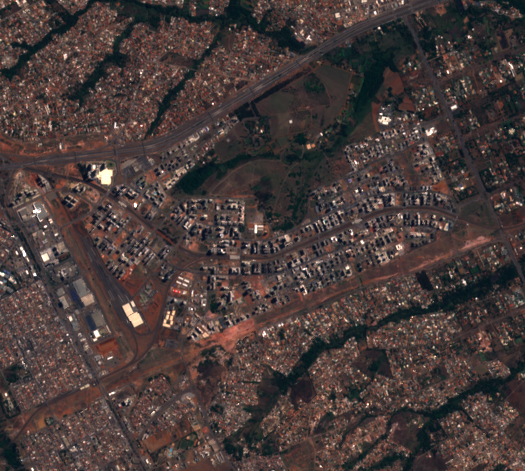
#> input picture train/img1/agu.png, 525 x 471 px; its folder holds only this picture in this run
$ python preprocess.py
#> lines starting #> are read from the running program, lines starting #| are printed output that depends on the picture
import cv2
import numpy as np
import random
import math
import os
def randomCrop(img,img1, mask, width, height):
    assert img.shape[0] >= height
    assert img.shape[1] >= width
    assert img1.shape[0] >= height
    assert img1.shape[1] >= width
    assert img.shape[0] == mask.shape[0]
    assert img.shape[1] == mask.shape[1]
    assert img1.shape[0] == mask.shape[0]
    assert img1.shape[1] == mask.shape[1]
    imgs=[]
    imgs1=[]
    masks=[]
    checkx=[]
    checky=[]
    total_w=np.sum(mask == 255)
    total_w=total_w/(1500*1500)
    n_white_pix = np.sum(mask == 255)
    n_black_pix = np.sum(mask == 0)
    total=(math.log(n_black_pix)/math.log(n_white_pix))*0.1
    print(total)
    for i in range(500):
        x = random.randint(0, img.shape[1] - width)
        y = random.randint(0, img.shape[0] - height)
        if(x in checkx or y in checky):
            continue
        checkx.append(x)
        checky.append(y)
        timg = img[y:y+height, x:x+width]
        timg1 = img1[y:y+height, x:x+width]
        tmask = mask[y:y+height, x:x+width]
        n_white_pix = np.sum(tmask >= 100)
        if(n_white_pix<10):
            continue
        imgs.append(timg)
        imgs1.append(timg1)
        masks.append(tmask)
    return imgs,imgs1, masks
filelist=os.listdir('train/img1/')
for i in range(len(filelist)):
    print(i)
    img11=cv2.imread("./train/img1/"+filelist[i])
#> img11 is the input picture: shape (471, 525, 3); mean B, G, R 58, 60, 72.4
    img12=cv2.imread("./train/img2/"+filelist[i])
    file=filelist[i]
    mask=cv2.imread("./train/mask/"+file,0)
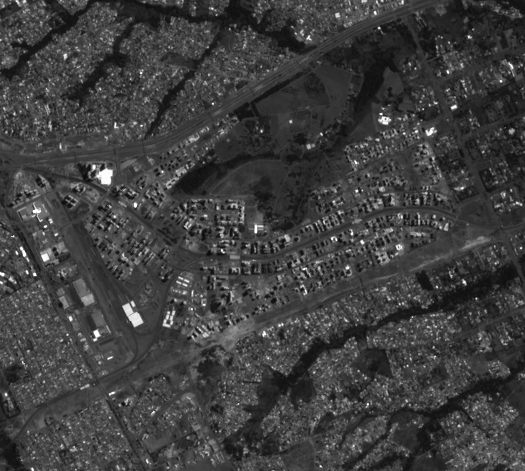
#> mask: shape (471, 525); min 11, max 255, mean 63
    print(img11.shape)
#| (471, 525, 3)
    print(mask.shape)
#| (471, 525)
    img1,img2,mask1=randomCrop(img11,img12, mask, 64, 64)
#> in randomCrop, `total_w=np.sum(mask == 255)`: total_w = 106
#> in randomCrop, `total_w=total_w/(1500*1500)`: total_w = 4.71e-05
#> in randomCrop, `n_white_pix = np.sum(mask == 255)`: n_white_pix = 106
#> in randomCrop, `n_black_pix = np.sum(mask == 0)`: n_black_pix = 0
#> (the run stopped early here; a loop or call above may not have finished)

$ run again, on train/img1/hk.png
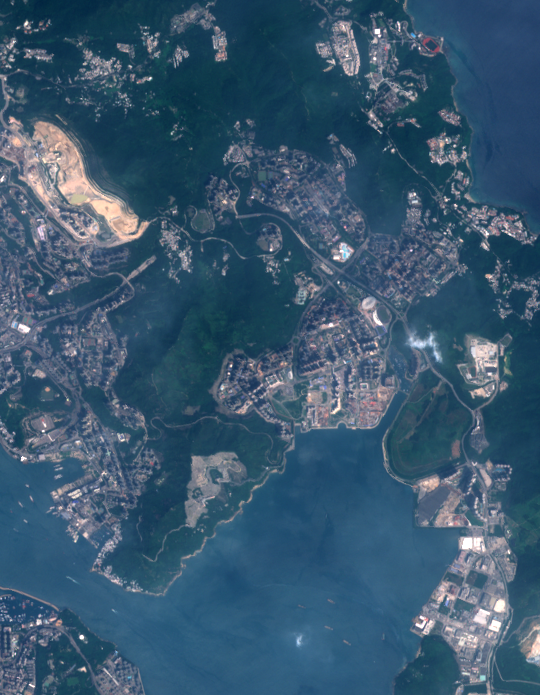
#> input picture train/img1/hk.png, 540 x 695 px
#> img11 is the input picture: shape (695, 540, 3); mean B, G, R 110.6, 87.4, 57.7
#> `mask=cv2.imread("./train/mask/"+file,0)`:
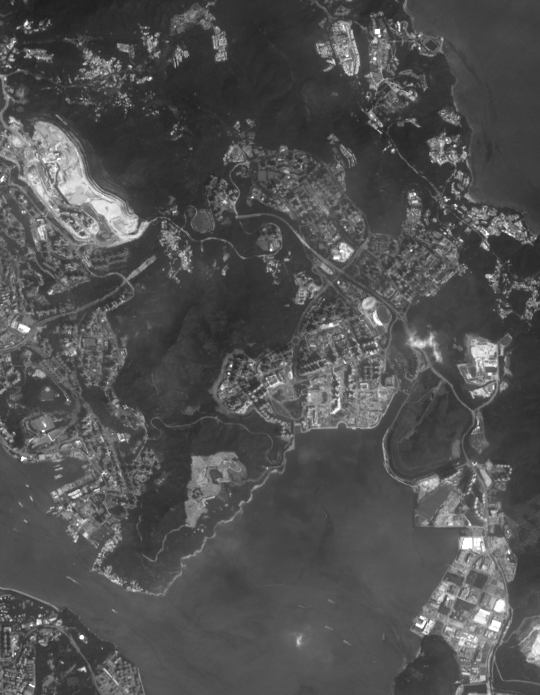
#> mask: shape (695, 540); min 28, max 255, mean 80.7
#| (695, 540, 3)
#| (695, 540)
#> in randomCrop, `total_w=np.sum(mask == 255)`: total_w = 290
#> in randomCrop, `total_w=total_w/(1500*1500)`: total_w = 0.000129
#> n_white_pix = 290
#> n_black_pix = 0

$ run again, on train/img1/mumbai.png
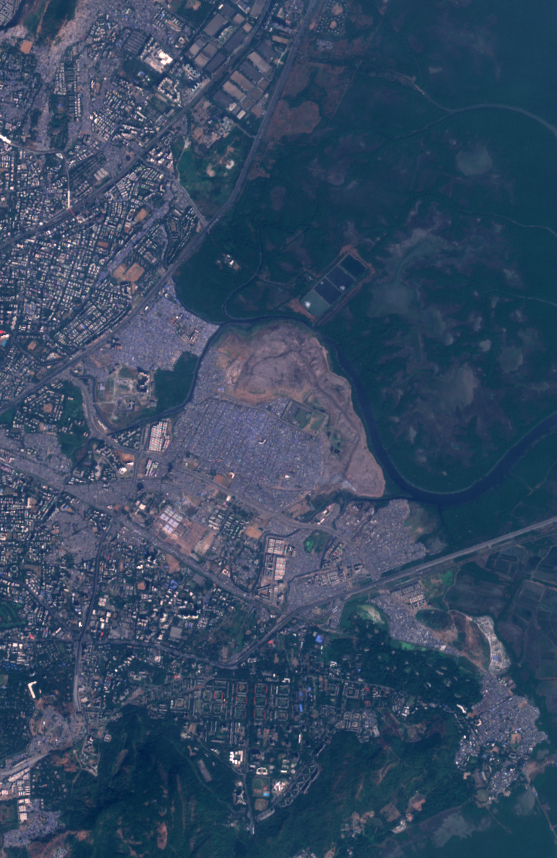
#> input picture train/img1/mumbai.png, 557 x 858 px
#> img11 is the input picture: shape (858, 557, 3); mean B, G, R 98.2, 73.4, 54.2
#> `mask=cv2.imread("./train/mask/"+file,0)`:
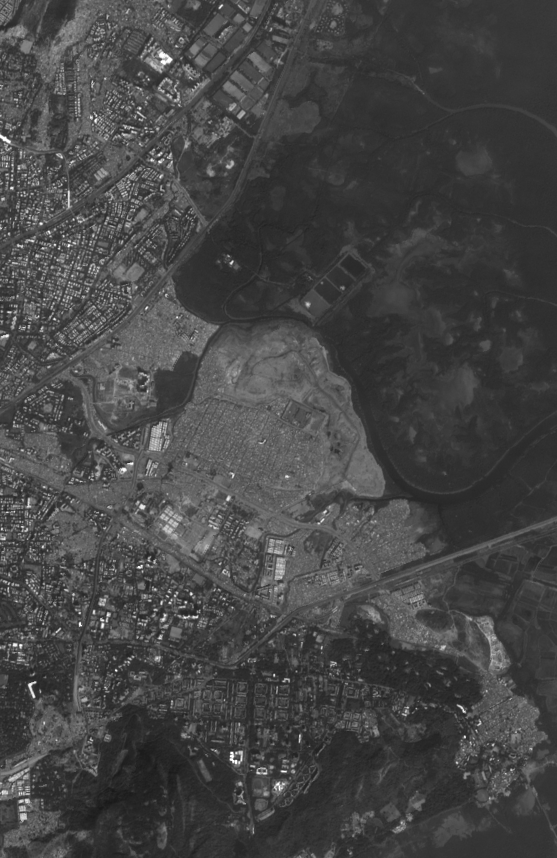
#> mask: shape (858, 557); min 25, max 255, mean 70
#| (858, 557, 3)
#| (858, 557)
#> in randomCrop, `total_w=np.sum(mask == 255)`: total_w = 37
#> in randomCrop, `total_w=total_w/(1500*1500)`: total_w = 1.64e-05
#> n_white_pix = 37
#> n_black_pix = 0

$ run again, on train/img1/beihai.png
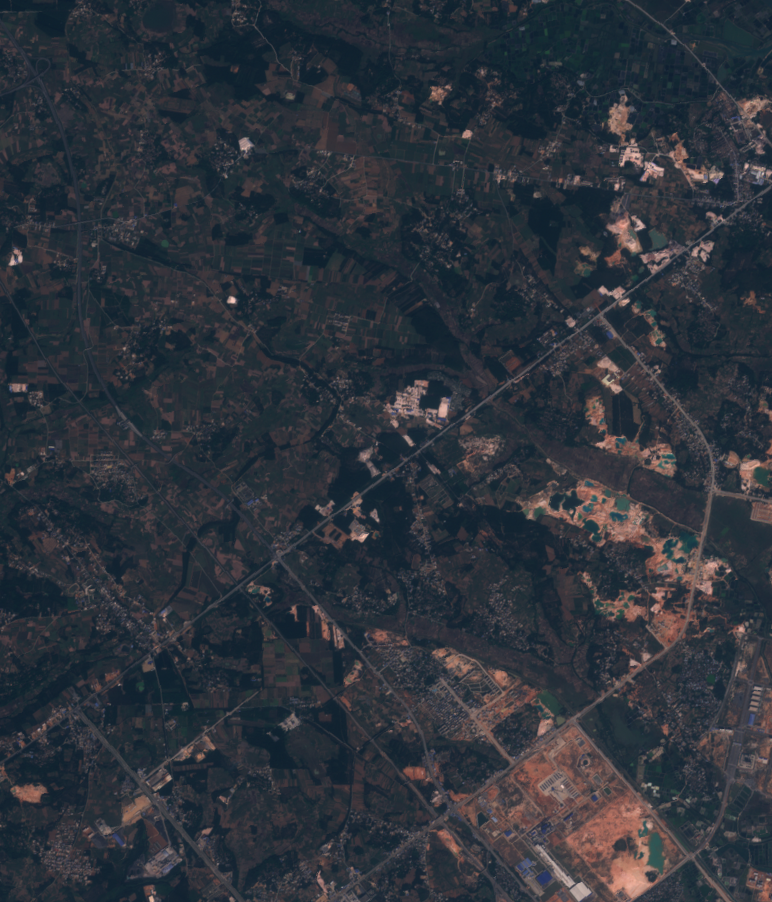
#> input picture train/img1/beihai.png, 772 x 902 px
#> img11 is the input picture: shape (902, 772, 3); mean B, G, R 59.5, 51.6, 46.6
#> `mask=cv2.imread("./train/mask/"+file,0)`:
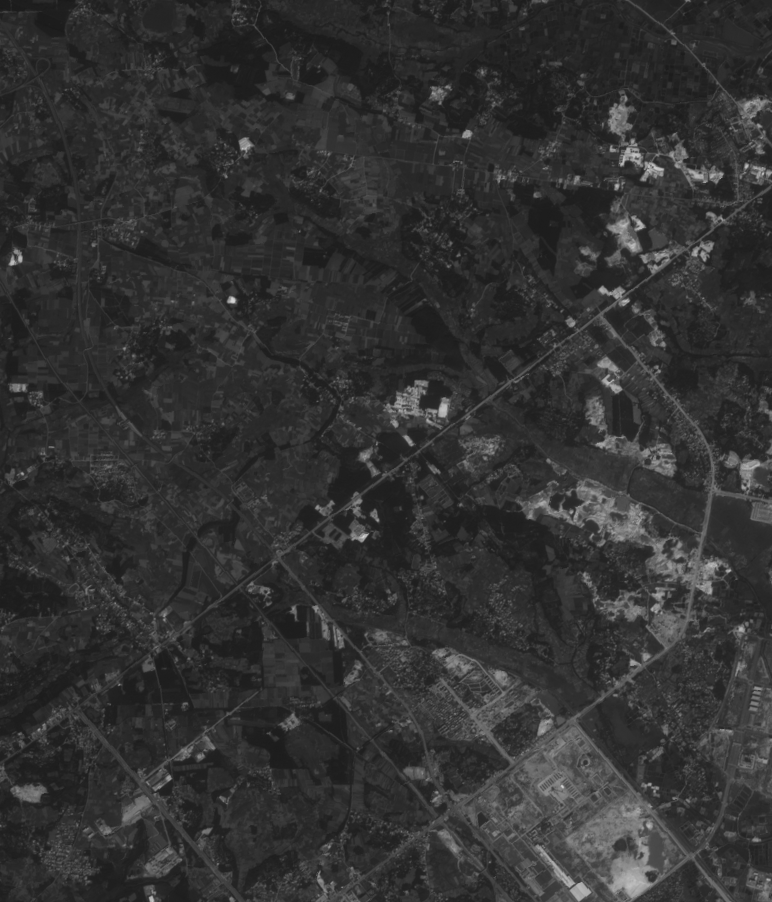
#> mask: shape (902, 772); min 25, max 216, mean 50.5
#| (902, 772, 3)
#| (902, 772)
#> total_w = 0
